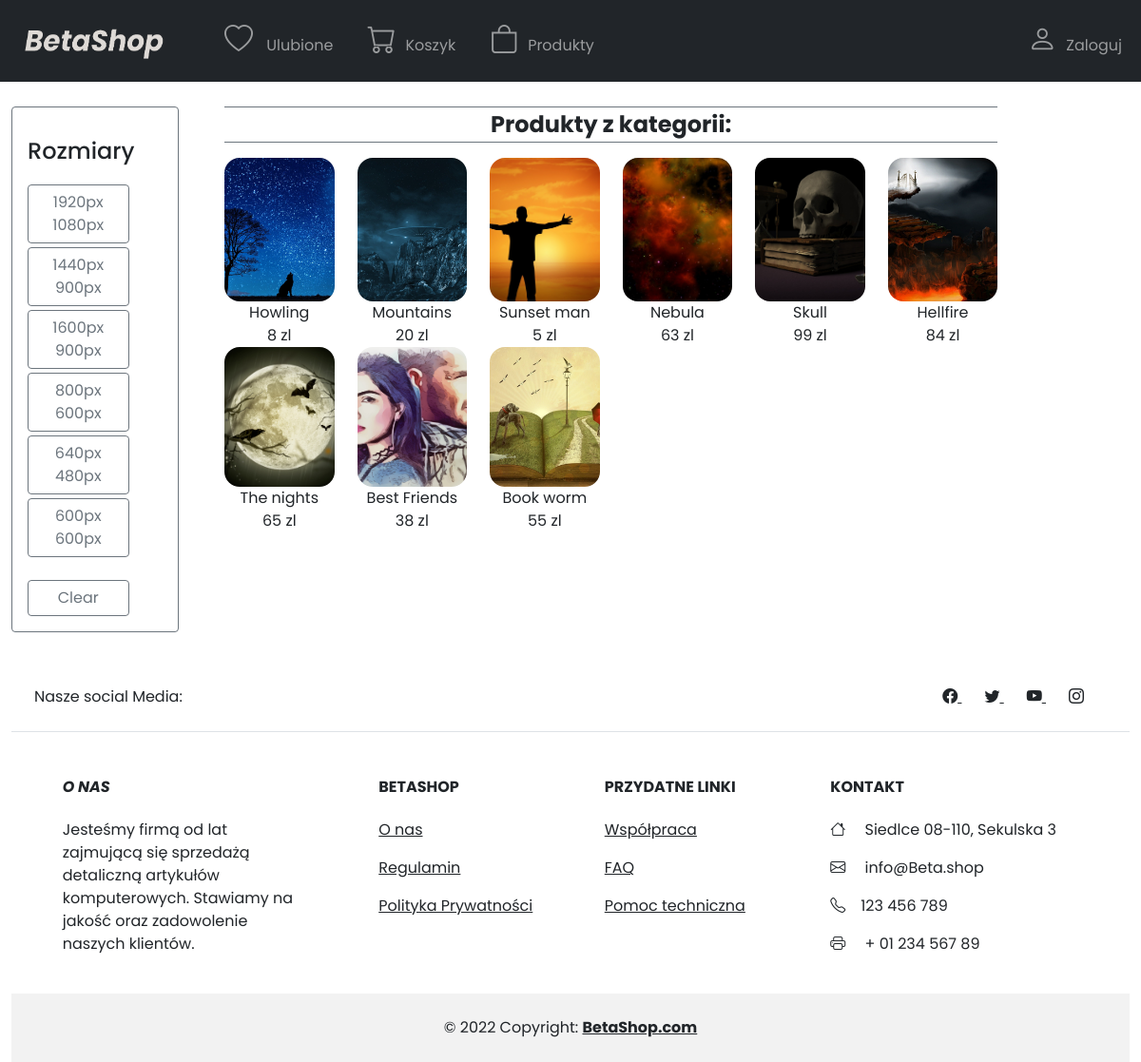
Screenshot of /strona_kategorii.php with the database file from the repository.
### tables this page shows
create table if not EXISTS pictures (
    picture_id int AUTO_INCREMENT not null,
    pic_name varchar(255) not null,
    price double unsigned,
    description text,
    height int unsigned,
    width int unsigned,
    image_path VARCHAR(255),
    privileges varchar(64),
    category varchar(255),
    author_name varchar(255),
    PRIMARY KEY (picture_id)
);

### strona_kategorii.php (the view, shortened to what this page needs)
<!DOCTYPE html>
<html lang="pl">
<head>
	<?php
	require("bootstrapConnection.php");
	require("connection.php");
	?>
</head>
<body>
	<?php
	require("navbar.php");
	?>
	<section class="page">
		<div class="container-fluid">
			<div class="row my-3">
				<div class="col-xl-2 col-md-4">
					<ul class="list-group px-3 py-3 border border-secondary rounded mb-3">
						<h3 class="h4 my-3">Rozmiary</h3>
						<div class="row">
							<?php
							$zapytanie = $conn->query("SELECT DISTINCT width, height FROM pictures");
							while ($row = $zapytanie->fetch()) {
							?>
								<form action="" method="POST">
									<button class="btn btn-outline-secondary w-75 mt-1" type="submit" name="rozmiar"><?= $row['width'] . "px " . $row['height'] . "px" ?></button>
								</form>
							<?php
							}
							?>
							<form action="" method="POST">
								<button class="btn btn-outline-secondary w-75 mt-4" type="submit" name="reset">Clear</button>
							</form>
						</div>
					</ul>
				</div>
				<div class="col-xl-10 col-md-8 col-sm-12">
					<form action="strona_produktu" method="post">
						<div class="col-10 border-top border-secondary mx-lg-4 mx-md-2 mx-sm-0">
							<p class="border-bottom border-secondary fw-bold text-center" style="font-size:1.5em">Produkty z kategorii:</p>
							<div class="row">
								<?php
								if (isset($_SESSION['user'])) {
									if (isset($_POST["rozmiar"])) {
										$hidden_width = $_POST['hidden_width'];
										$hidden_height = $_POST['hidden_height'];
										if ($_SESSION['priv'] == 'admin') {
											$zapytanie = $conn->query("SELECT * FROM pictures WHERE `width` = $hidden_width AND `height` = $hidden_height");
										} else {
											$privs = $_SESSION['priv'];
											$zapytanie = $conn->query("SELECT * FROM pictures WHERE `width` = $hidden_width AND `height` = $hidden_height AND `privileges` = '$privs'");
										}
									} else {
										if (!$_SESSION['priv'] == 'admin') {
											$privs = $_SESSION['priv'];
											$zapytanie = $conn->query("SELECT * FROM pictures WHERE `privileges` = '$privs'");
										} else {
											$zapytanie = $conn->query("SELECT * FROM pictures");
										}
									}
								}else{
									if (isset($_POST["rozmiar"])) {
										$hidden_width = $_POST['hidden_width'];
										$hidden_height = $_POST['hidden_height'];
										$zapytanie = $conn->query("SELECT * FROM pictures WHERE `width` = $hidden_width AND `height` = $hidden_height AND `privileges` = 'user'");
									} else {
										$zapytanie = $conn->query("SELECT * FROM pictures WHERE `privileges` = 'user'");
									}
								}
								while ($row = $zapytanie->fetch()) {
								?>
									<div class="col-sm-4 col-xl-2 mb-5 text-center">
										<a href="strona_produktu.php?id=<?= $row['picture_id'] ?>">
											<img src="<?= $row['image_path'] ?>" class="card-img-top" style="max-height: 10em; border-radius:1em;" alt="<?= $row['image_path'] ?>">
											<a style="font-size: 1em; font-width: bold;"><?= $row['pic_name']; ?></a>
											<p><?= $row['price'] ?> zl</p>
										</a>
									</div>
								<?php
								};
								?>
							</div>
						</div>
					</form>
				</div>
			</div>
		</div>
	</section>
	<?php
	include("footer.php");
	?>
</body>
</html>

### bootstrapConnection.php (shortened to what this page needs)
<link href="https://cdn.jsdelivr.net/npm/bootstrap@5.1.3/dist/css/bootstrap.min.css" rel="stylesheet">
<link rel="stylesheet" href="https://cdn.jsdelivr.net/npm/bootstrap-icons@1.8.1/font/bootstrap-icons.css">
<link rel="stylesheet" href="main.css">

### navbar.php (shortened to what this page needs)
<header>
    <section style="margin-bottom: 7em;" id="nav-section">
        <nav class="navbar fixed-top navbar-expand-lg navbar-dark bg-dark">
            <div class="container-fluid">
                <a class="navbar-brand order-first" href="index.php"><img src="img/logoblack.png" width="180" height="60"></a>
                <div class="collapse navbar-collapse" id="navbarSupportedContent">
                    <ul class="navbar-nav">
                        <li class="nav-item">
                            <a class="nav-link" href="ulubione.php"><i class="bi bi-heart" style="font-size: 30px;margin-left:20px; margin-right:10px;"></i> Ulubione</a>
                        </li>
                        <li class="nav-item">
                            <a class="nav-link" href="koszyk.php"><i class="bi-cart" style="font-size: 30px;margin-left:20px; margin-right:10px;"></i>Koszyk</a>
                        </li>
                        <li class="nav-item">
                            <a class="nav-link" href="strona_kategorii.php"><i class="bi-bag" style="font-size: 30px;margin-left:20px; margin-right:10px;"></i>Produkty</a>
                        </li>
                    </ul>
                    <ul class="navbar-nav ms-auto" id="navbar-drop">
                        <li class="nav-item">
                            <?php
                            if (isset($_SESSION['user'])) {
                            ?>
                        <li class="nav-item dropdown">
                            <a class="nav-link dropdown-toggle" href="#" id="navbarDropdown" role="button" data-bs-toggle="dropdown" aria-expanded="false">
                                <i class="bi-person" style="font-size: 30px;margin-left:20px; margin-right:10px;"></i>Konto
                            </a>
                            <ul class="dropdown-menu bg-dark" aria-labelledby="navbarDropdown">
                                <li><a class="dropdown-item text-white bg-dark" href="konto.php">Dane</a></li>
                                <?php
                                if ($_SESSION['priv'] == 'admin') {
                                ?>
                                    <li><a class="dropdown-item text-white bg-dark" href="zarzadzanie.php">Zarządzaj</a></li>
                                <?php
                                }
                                ?>
                                <li><a class="dropdown-item text-white bg-dark" href="logout.php">Wyloguj</a></li>
                            </ul>
                        </li>
                    <?php
                            } else {
                    ?>
                        <a class="nav-link" href="login.php"><i class="bi-person" style="font-size: 30px;margin-left:20px; margin-right:10px;"></i>Zaloguj</a>
                    <?php
                            }
                    ?></a>
                    </li>
                    </ul>
                </div>
            </div>
        </nav>
    </section>
</header>

### footer.php
<div class="container-fluid">
    <section class="d-flex justify-content-center justify-content-lg-between p-4 border-bottom">
        <div class="d-none d-lg-block">
            <span>Nasze social Media:</span>
        </div>
        <div>
            <a href="https://www.facebook.com/" target="_blank" class="me-4 text-reset">
                <i class="bi bi-facebook"></i>
            </a>
            <a href="https://twitter.com/" target="_blank" class="me-4 text-reset">
                <i class="bi bi-twitter"></i>
            </a>
            <a href="https://www.youtube.com/" target="_blank" class="me-4 text-reset">
                <i class="bi bi-youtube"></i>
            </a>
            <a href="https://www.instagram.com/" target="_blank" class="me-4 text-reset">
                <i class="bi bi-instagram"></i>
            </a>
        </div>
    </section>
    <section>
        <div class="container text-center text-md-start mt-5">
            <div class="row mt-3">
                <div class="col-md-3 col-lg-4 col-xl-3 mx-auto mb-4">
                    <h6 class="text-uppercase fw-bold mb-4">
                        <i>O nas</i>
                    </h6>
                    <p>
                        Jesteśmy firmą od lat zajmującą się sprzedażą detaliczną artykułów komputerowych.
                        Stawiamy na jakość oraz zadowolenie naszych klientów.
                    </p>
                </div>
                <div class="col-md-2 col-lg-2 col-xl-2 mx-auto mb-4">
                    <h6 class="text-uppercase fw-bold mb-4">
                        BetaShop
                    </h6>
                    <p>
                        <a href="footer_links/o_nas.php" class="text-reset">O nas</a>
                    </p>
                    <p>
                        <a href="footer_links/regulamin.php" class="text-reset">Regulamin</a>
                    </p>
                    <p>
                        <a href="footer_links/polityka_prywatnosci.php" class="text-reset">Polityka Prywatności</a>
                    </p>
                </div>
                <div class="col-md-3 col-lg-2 col-xl-2 mx-auto mb-4">
                    <h6 class="text-uppercase fw-bold mb-4">
                        Przydatne linki
                    </h6>
                    <p>
                        <a href="footer_links/wspolpraca.php" class="text-reset">Współpraca</a>
                    </p>
                    <p>
                        <a href="footer_links/faq.php" class="text-reset">FAQ</a>
                    </p>
                    <p>
                        <a href="footer_links/pomoc.php" class="text-reset">Pomoc techniczna</a>
                    </p>
                </div>
                <div class="col-md-4 col-lg-3 col-xl-3 mx-auto mb-md-0 mb-4">
                    <h6 class="text-uppercase fw-bold mb-4">
                        Kontakt
                    </h6>
                    <p><i class="bi bi-house me-3"></i> Siedlce 08-110, Sekulska 3</p>
                    <p>
                        <i class="bi bi-envelope me-3"></i>
                        info@Beta.shop
                    </p>
                    <p><i class="bi bi-telephone me-3"></i>123 456 789</p>
                    <p><i class="bi bi-printer me-3"></i> + 01 234 567 89</p>
                </div>
            </div>
        </div>
    </section>
    <div class="text-center p-4" style="background-color: rgba(0, 0, 0, 0.05);">
        © 2022 Copyright:
        <a class="text-reset fw-bold" href="#">BetaShop.com</a>
    </div>
</div>

### main.css (style rules this page uses)
body { font-family: 'Poppins'; }
.card-img-top { width: 100%; height: 15vw; object-fit: cover; }

### strona_kategorii.php (style rules this page uses)
.card-img-top { position: relative; max-height: 40em; width: 100%; height: 100%; object-fit: cover; }

### rows the page displays
pictures: image_path (picture), pic_name "Howling", price "8"
pictures: image_path (picture), pic_name "Mountains", price "20"
pictures: image_path (picture), pic_name "Sunset man", price "5"
pictures: image_path (picture), pic_name "Nebula", price "63"
pictures: image_path (picture), pic_name "Skull", price "99"
pictures: image_path (picture), pic_name "Hellfire", price "84"
pictures: image_path (picture), pic_name "The nights", price "65"
pictures: image_path (picture), pic_name "Best Friends", price "38"
pictures: image_path (picture), pic_name "Book worm", price "55"

### other values shown
$row['width'] "1920"
$row['height'] "1080"
$row['width'] "1440"
$row['height'] "900"
$row['width'] "1600"
$row['width'] "800"
$row['height'] "600"
$row['width'] "640"
$row['height'] "480"
$row['width'] "600"
